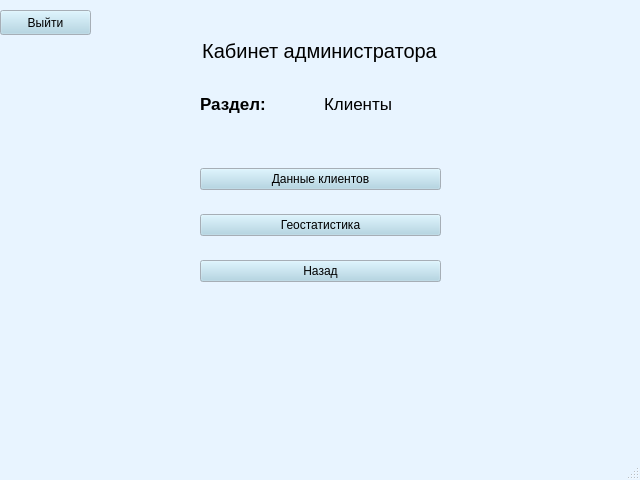
<?xml version="1.0" encoding="UTF-8"?>
<ui version="4.0">
 <class>MainWindow</class>
 <widget class="QMainWindow" name="MainWindow">
  <property name="geometry">
   <rect>
    <x>0</x>
    <y>0</y>
    <width>640</width>
    <height>480</height>
   </rect>
  </property>
  <property name="palette">
   <palette>
    <active>
     <colorrole role="WindowText">
      <brush brushstyle="SolidPattern">
       <color alpha="255">
        <red>0</red>
        <green>0</green>
        <blue>0</blue>
       </color>
      </brush>
     </colorrole>
     <colorrole role="Button">
      <brush brushstyle="SolidPattern">
       <color alpha="255">
        <red>169</red>
        <green>210</green>
        <blue>227</blue>
       </color>
      </brush>
     </colorrole>
     <colorrole role="Light">
      <brush brushstyle="SolidPattern">
       <color alpha="255">
        <red>255</red>
        <green>255</green>
        <blue>255</blue>
       </color>
      </brush>
     </colorrole>
     <colorrole role="Midlight">
      <brush brushstyle="SolidPattern">
       <color alpha="255">
        <red>238</red>
        <green>228</green>
        <blue>255</blue>
       </color>
      </brush>
     </colorrole>
     <colorrole role="Dark">
      <brush brushstyle="SolidPattern">
       <color alpha="255">
        <red>110</red>
        <green>101</green>
        <blue>127</blue>
       </color>
      </brush>
     </colorrole>
     <colorrole role="Mid">
      <brush brushstyle="SolidPattern">
       <color alpha="255">
        <red>147</red>
        <green>134</green>
        <blue>170</blue>
       </color>
      </brush>
     </colorrole>
     <colorrole role="Text">
      <brush brushstyle="SolidPattern">
       <color alpha="255">
        <red>0</red>
        <green>0</green>
        <blue>0</blue>
       </color>
      </brush>
     </colorrole>
     <colorrole role="BrightText">
      <brush brushstyle="SolidPattern">
       <color alpha="255">
        <red>255</red>
        <green>255</green>
        <blue>255</blue>
       </color>
      </brush>
     </colorrole>
     <colorrole role="ButtonText">
      <brush brushstyle="SolidPattern">
       <color alpha="255">
        <red>0</red>
        <green>0</green>
        <blue>0</blue>
       </color>
      </brush>
     </colorrole>
     <colorrole role="Base">
      <brush brushstyle="SolidPattern">
       <color alpha="255">
        <red>255</red>
        <green>255</green>
        <blue>255</blue>
       </color>
      </brush>
     </colorrole>
     <colorrole role="Window">
      <brush brushstyle="SolidPattern">
       <color alpha="255">
        <red>232</red>
        <green>244</green>
        <blue>255</blue>
       </color>
      </brush>
     </colorrole>
     <colorrole role="Shadow">
      <brush brushstyle="SolidPattern">
       <color alpha="255">
        <red>0</red>
        <green>0</green>
        <blue>0</blue>
       </color>
      </brush>
     </colorrole>
     <colorrole role="Highlight">
      <brush brushstyle="SolidPattern">
       <color alpha="255">
        <red>221</red>
        <green>202</green>
        <blue>255</blue>
       </color>
      </brush>
     </colorrole>
     <colorrole role="AlternateBase">
      <brush brushstyle="SolidPattern">
       <color alpha="255">
        <red>238</red>
        <green>228</green>
        <blue>255</blue>
       </color>
      </brush>
     </colorrole>
     <colorrole role="ToolTipBase">
      <brush brushstyle="SolidPattern">
       <color alpha="255">
        <red>255</red>
        <green>255</green>
        <blue>220</blue>
       </color>
      </brush>
     </colorrole>
     <colorrole role="ToolTipText">
      <brush brushstyle="SolidPattern">
       <color alpha="255">
        <red>0</red>
        <green>0</green>
        <blue>0</blue>
       </color>
      </brush>
     </colorrole>
     <colorrole role="PlaceholderText">
      <brush brushstyle="SolidPattern">
       <color alpha="128">
        <red>0</red>
        <green>0</green>
        <blue>0</blue>
       </color>
      </brush>
     </colorrole>
    </active>
    <inactive>
     <colorrole role="WindowText">
      <brush brushstyle="SolidPattern">
       <color alpha="255">
        <red>0</red>
        <green>0</green>
        <blue>0</blue>
       </color>
      </brush>
     </colorrole>
     <colorrole role="Button">
      <brush brushstyle="SolidPattern">
       <color alpha="255">
        <red>169</red>
        <green>210</green>
        <blue>227</blue>
       </color>
      </brush>
     </colorrole>
     <colorrole role="Light">
      <brush brushstyle="SolidPattern">
       <color alpha="255">
        <red>255</red>
        <green>255</green>
        <blue>255</blue>
       </color>
      </brush>
     </colorrole>
     <colorrole role="Midlight">
      <brush brushstyle="SolidPattern">
       <color alpha="255">
        <red>238</red>
        <green>228</green>
        <blue>255</blue>
       </color>
      </brush>
     </colorrole>
     <colorrole role="Dark">
      <brush brushstyle="SolidPattern">
       <color alpha="255">
        <red>110</red>
        <green>101</green>
        <blue>127</blue>
       </color>
      </brush>
     </colorrole>
     <colorrole role="Mid">
      <brush brushstyle="SolidPattern">
       <color alpha="255">
        <red>147</red>
        <green>134</green>
        <blue>170</blue>
       </color>
      </brush>
     </colorrole>
     <colorrole role="Text">
      <brush brushstyle="SolidPattern">
       <color alpha="255">
        <red>0</red>
        <green>0</green>
        <blue>0</blue>
       </color>
      </brush>
     </colorrole>
     <colorrole role="BrightText">
      <brush brushstyle="SolidPattern">
       <color alpha="255">
        <red>255</red>
        <green>255</green>
        <blue>255</blue>
       </color>
      </brush>
     </colorrole>
     <colorrole role="ButtonText">
      <brush brushstyle="SolidPattern">
       <color alpha="255">
        <red>0</red>
        <green>0</green>
        <blue>0</blue>
       </color>
      </brush>
     </colorrole>
     <colorrole role="Base">
      <brush brushstyle="SolidPattern">
       <color alpha="255">
        <red>255</red>
        <green>255</green>
        <blue>255</blue>
       </color>
      </brush>
     </colorrole>
     <colorrole role="Window">
      <brush brushstyle="SolidPattern">
       <color alpha="255">
        <red>232</red>
        <green>244</green>
        <blue>255</blue>
       </color>
      </brush>
     </colorrole>
     <colorrole role="Shadow">
      <brush brushstyle="SolidPattern">
       <color alpha="255">
        <red>0</red>
        <green>0</green>
        <blue>0</blue>
       </color>
      </brush>
     </colorrole>
     <colorrole role="Highlight">
      <brush brushstyle="SolidPattern">
       <color alpha="255">
        <red>221</red>
        <green>202</green>
        <blue>255</blue>
       </color>
      </brush>
     </colorrole>
     <colorrole role="AlternateBase">
      <brush brushstyle="SolidPattern">
       <color alpha="255">
        <red>238</red>
        <green>228</green>
        <blue>255</blue>
       </color>
      </brush>
     </colorrole>
     <colorrole role="ToolTipBase">
      <brush brushstyle="SolidPattern">
       <color alpha="255">
        <red>255</red>
        <green>255</green>
        <blue>220</blue>
       </color>
      </brush>
     </colorrole>
     <colorrole role="ToolTipText">
      <brush brushstyle="SolidPattern">
       <color alpha="255">
        <red>0</red>
        <green>0</green>
        <blue>0</blue>
       </color>
      </brush>
     </colorrole>
     <colorrole role="PlaceholderText">
      <brush brushstyle="SolidPattern">
       <color alpha="128">
        <red>0</red>
        <green>0</green>
        <blue>0</blue>
       </color>
      </brush>
     </colorrole>
    </inactive>
    <disabled>
     <colorrole role="WindowText">
      <brush brushstyle="SolidPattern">
       <color alpha="255">
        <red>110</red>
        <green>101</green>
        <blue>127</blue>
       </color>
      </brush>
     </colorrole>
     <colorrole role="Button">
      <brush brushstyle="SolidPattern">
       <color alpha="255">
        <red>169</red>
        <green>210</green>
        <blue>227</blue>
       </color>
      </brush>
     </colorrole>
     <colorrole role="Light">
      <brush brushstyle="SolidPattern">
       <color alpha="255">
        <red>255</red>
        <green>255</green>
        <blue>255</blue>
       </color>
      </brush>
     </colorrole>
     <colorrole role="Midlight">
      <brush brushstyle="SolidPattern">
       <color alpha="255">
        <red>238</red>
        <green>228</green>
        <blue>255</blue>
       </color>
      </brush>
     </colorrole>
     <colorrole role="Dark">
      <brush brushstyle="SolidPattern">
       <color alpha="255">
        <red>110</red>
        <green>101</green>
        <blue>127</blue>
       </color>
      </brush>
     </colorrole>
     <colorrole role="Mid">
      <brush brushstyle="SolidPattern">
       <color alpha="255">
        <red>147</red>
        <green>134</green>
        <blue>170</blue>
       </color>
      </brush>
     </colorrole>
     <colorrole role="Text">
      <brush brushstyle="SolidPattern">
       <color alpha="255">
        <red>110</red>
        <green>101</green>
        <blue>127</blue>
       </color>
      </brush>
     </colorrole>
     <colorrole role="BrightText">
      <brush brushstyle="SolidPattern">
       <color alpha="255">
        <red>255</red>
        <green>255</green>
        <blue>255</blue>
       </color>
      </brush>
     </colorrole>
     <colorrole role="ButtonText">
      <brush brushstyle="SolidPattern">
       <color alpha="255">
        <red>110</red>
        <green>101</green>
        <blue>127</blue>
       </color>
      </brush>
     </colorrole>
     <colorrole role="Base">
      <brush brushstyle="SolidPattern">
       <color alpha="255">
        <red>232</red>
        <green>244</green>
        <blue>255</blue>
       </color>
      </brush>
     </colorrole>
     <colorrole role="Window">
      <brush brushstyle="SolidPattern">
       <color alpha="255">
        <red>232</red>
        <green>244</green>
        <blue>255</blue>
       </color>
      </brush>
     </colorrole>
     <colorrole role="Shadow">
      <brush brushstyle="SolidPattern">
       <color alpha="255">
        <red>0</red>
        <green>0</green>
        <blue>0</blue>
       </color>
      </brush>
     </colorrole>
     <colorrole role="Highlight">
      <brush brushstyle="SolidPattern">
       <color alpha="255">
        <red>145</red>
        <green>145</green>
        <blue>145</blue>
       </color>
      </brush>
     </colorrole>
     <colorrole role="AlternateBase">
      <brush brushstyle="SolidPattern">
       <color alpha="255">
        <red>221</red>
        <green>202</green>
        <blue>255</blue>
       </color>
      </brush>
     </colorrole>
     <colorrole role="ToolTipBase">
      <brush brushstyle="SolidPattern">
       <color alpha="255">
        <red>255</red>
        <green>255</green>
        <blue>220</blue>
       </color>
      </brush>
     </colorrole>
     <colorrole role="ToolTipText">
      <brush brushstyle="SolidPattern">
       <color alpha="255">
        <red>0</red>
        <green>0</green>
        <blue>0</blue>
       </color>
      </brush>
     </colorrole>
     <colorrole role="PlaceholderText">
      <brush brushstyle="SolidPattern">
       <color alpha="128">
        <red>0</red>
        <green>0</green>
        <blue>0</blue>
       </color>
      </brush>
     </colorrole>
    </disabled>
   </palette>
  </property>
  <property name="windowTitle">
   <string>MainWindow</string>
  </property>
  <widget class="QWidget" name="centralwidget">
   <widget class="QWidget" name="gridLayoutWidget_2">
    <property name="geometry">
     <rect>
      <x>200</x>
      <y>150</y>
      <width>241</width>
      <height>151</height>
     </rect>
    </property>
    <layout class="QGridLayout" name="gridLayout_2">
     <property name="leftMargin">
      <number>0</number>
     </property>
     <property name="topMargin">
      <number>0</number>
     </property>
     <property name="bottomMargin">
      <number>0</number>
     </property>
     <property name="verticalSpacing">
      <number>6</number>
     </property>
     <item row="3" column="0">
      <widget class="QPushButton" name="back">
       <property name="text">
        <string>Назад</string>
       </property>
      </widget>
     </item>
     <item row="0" column="0">
      <widget class="QPushButton" name="cust_data">
       <property name="text">
        <string>Данные клиентов</string>
       </property>
      </widget>
     </item>
     <item row="2" column="0">
      <widget class="QPushButton" name="geo">
       <property name="text">
        <string>Геостатистика</string>
       </property>
      </widget>
     </item>
    </layout>
   </widget>
   <widget class="QLabel" name="label">
    <property name="geometry">
     <rect>
      <x>200</x>
      <y>20</y>
      <width>239</width>
      <height>62</height>
     </rect>
    </property>
    <property name="palette">
     <palette>
      <active>
       <colorrole role="Button">
        <brush brushstyle="SolidPattern">
         <color alpha="255">
          <red>173</red>
          <green>127</green>
          <blue>168</blue>
         </color>
        </brush>
       </colorrole>
      </active>
      <inactive>
       <colorrole role="Button">
        <brush brushstyle="SolidPattern">
         <color alpha="255">
          <red>173</red>
          <green>127</green>
          <blue>168</blue>
         </color>
        </brush>
       </colorrole>
      </inactive>
      <disabled>
       <colorrole role="Button">
        <brush brushstyle="SolidPattern">
         <color alpha="255">
          <red>173</red>
          <green>127</green>
          <blue>168</blue>
         </color>
        </brush>
       </colorrole>
      </disabled>
     </palette>
    </property>
    <property name="font">
     <font>
      <pointsize>15</pointsize>
      <italic>false</italic>
      <strikeout>false</strikeout>
      <kerning>true</kerning>
     </font>
    </property>
    <property name="text">
     <string>&lt;html&gt;&lt;head/&gt;&lt;body&gt;&lt;p align=&quot;center&quot;&gt;Кабинет администратора&lt;/p&gt;&lt;/body&gt;&lt;/html&gt;</string>
    </property>
   </widget>
   <widget class="QWidget" name="gridLayoutWidget_3">
    <property name="geometry">
     <rect>
      <x>200</x>
      <y>80</y>
      <width>241</width>
      <height>48</height>
     </rect>
    </property>
    <layout class="QGridLayout" name="gridLayout_3">
     <property name="leftMargin">
      <number>0</number>
     </property>
     <property name="topMargin">
      <number>0</number>
     </property>
     <property name="bottomMargin">
      <number>0</number>
     </property>
     <property name="verticalSpacing">
      <number>6</number>
     </property>
     <item row="0" column="1">
      <widget class="QLabel" name="label_2">
       <property name="palette">
        <palette>
         <active>
          <colorrole role="Button">
           <brush brushstyle="SolidPattern">
            <color alpha="255">
             <red>173</red>
             <green>127</green>
             <blue>168</blue>
            </color>
           </brush>
          </colorrole>
         </active>
         <inactive>
          <colorrole role="Button">
           <brush brushstyle="SolidPattern">
            <color alpha="255">
             <red>173</red>
             <green>127</green>
             <blue>168</blue>
            </color>
           </brush>
          </colorrole>
         </inactive>
         <disabled>
          <colorrole role="Button">
           <brush brushstyle="SolidPattern">
            <color alpha="255">
             <red>173</red>
             <green>127</green>
             <blue>168</blue>
            </color>
           </brush>
          </colorrole>
         </disabled>
        </palette>
       </property>
       <property name="font">
        <font>
         <pointsize>13</pointsize>
         <italic>false</italic>
         <strikeout>false</strikeout>
         <kerning>true</kerning>
        </font>
       </property>
       <property name="text">
        <string>&lt;html&gt;&lt;head/&gt;&lt;body&gt;&lt;p&gt;Клиенты&lt;/p&gt;&lt;/body&gt;&lt;/html&gt;</string>
       </property>
      </widget>
     </item>
     <item row="0" column="0">
      <widget class="QLabel" name="label_3">
       <property name="palette">
        <palette>
         <active>
          <colorrole role="Button">
           <brush brushstyle="SolidPattern">
            <color alpha="255">
             <red>173</red>
             <green>127</green>
             <blue>168</blue>
            </color>
           </brush>
          </colorrole>
         </active>
         <inactive>
          <colorrole role="Button">
           <brush brushstyle="SolidPattern">
            <color alpha="255">
             <red>173</red>
             <green>127</green>
             <blue>168</blue>
            </color>
           </brush>
          </colorrole>
         </inactive>
         <disabled>
          <colorrole role="Button">
           <brush brushstyle="SolidPattern">
            <color alpha="255">
             <red>173</red>
             <green>127</green>
             <blue>168</blue>
            </color>
           </brush>
          </colorrole>
         </disabled>
        </palette>
       </property>
       <property name="font">
        <font>
         <pointsize>13</pointsize>
         <italic>false</italic>
         <strikeout>false</strikeout>
         <kerning>true</kerning>
        </font>
       </property>
       <property name="text">
        <string>&lt;html&gt;&lt;head/&gt;&lt;body&gt;&lt;p&gt;&lt;span style=&quot; font-weight:600;&quot;&gt;Раздел: &lt;/span&gt;&lt;/p&gt;&lt;/body&gt;&lt;/html&gt;</string>
       </property>
      </widget>
     </item>
    </layout>
   </widget>
   <widget class="QPushButton" name="exit">
    <property name="geometry">
     <rect>
      <x>0</x>
      <y>10</y>
      <width>91</width>
      <height>25</height>
     </rect>
    </property>
    <property name="text">
     <string>Выйти</string>
    </property>
   </widget>
  </widget>
  <widget class="QMenuBar" name="menubar">
   <property name="geometry">
    <rect>
     <x>0</x>
     <y>0</y>
     <width>640</width>
     <height>22</height>
    </rect>
   </property>
  </widget>
  <widget class="QStatusBar" name="statusbar"/>
 </widget>
 <resources/>
 <connections/>
</ui>
